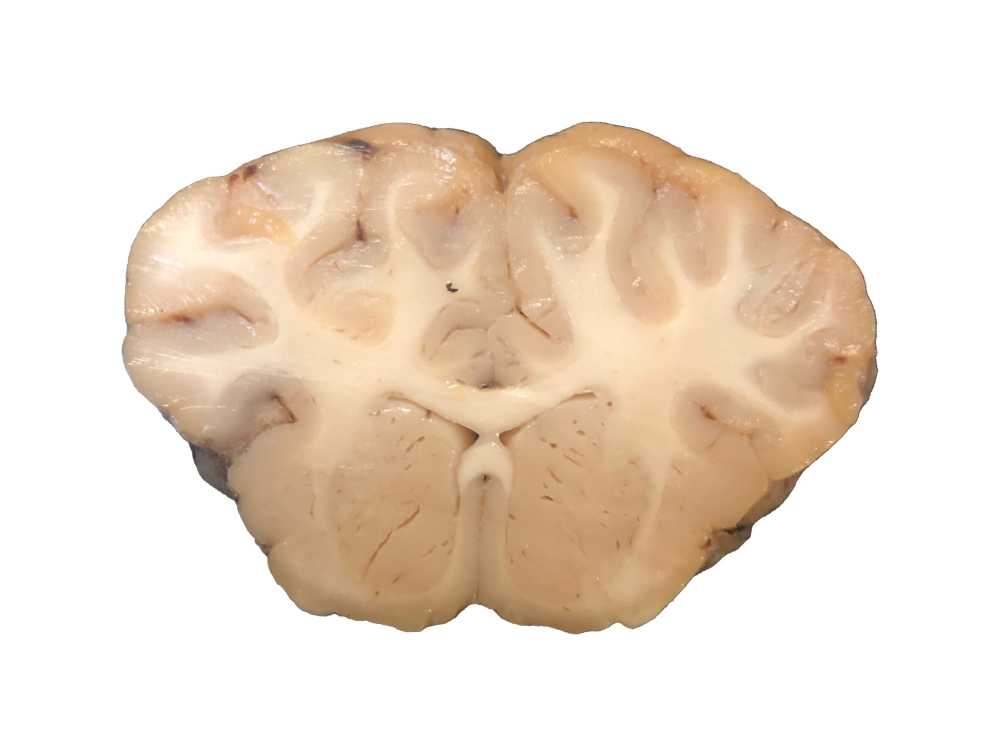
#> input picture images/clean/coronal-a.jpg, 2000 x 1512 px (shown at 1/2 size); its folder holds 4 pictures in this run
$ python prepare-plates.py
#> lines starting #> are read from the running program, lines starting #| are printed output that depends on the picture
#> pass 2 of the loop in main, `for filename, name in PLATES.items():`:
#> pass 3 of the loop in main, `for filename, name in PLATES.items():`:
#> the loop made 10 passes; the first 3 are shown
#!/usr/bin/env python3
"""
Turn background-removed specimen PNGs into atlas-ready JPEG plates.

The source PNGs carry an alpha channel with the background already masked out.
This script flattens that alpha onto white, trims to the specimen, adds a
uniform margin for label pills to sit in, and downscales to a sane web size.

Usage:
    python3 scripts/prepare-plates.py [--margin 0.16] [--max-dim 2000] [--quality 88]
"""

import argparse
import pathlib
import sys

try:
    import numpy as np
    from PIL import Image
except ImportError:
    sys.exit("Pillow and NumPy are required:  python3 -m pip install Pillow numpy")

ROOT = pathlib.Path(__file__).resolve().parent.parent
SRC = ROOT / "images" / "clean"

# Source filename -> canonical plate name (matches images/labeled/)
# NOTE: midsagittal is deliberately excluded. Its 25 marker coordinates were
# placed against the original plate, which frames the specimen edge-to-edge.
# Regenerating it here would reframe the specimen and misalign every label.
# Re-enable only if you also re-place the markers in the capture tool.
PLATES = {
    # Coronal A-E come from PNG masters named to match the printed plates.
    # Coronal F has no master: it is recovered from the atlas PDF by
    # scripts/extract-coronal-f.py, which writes images/clean/coronal-f.jpg
    # directly. Running this script does not touch that plate.
    "Coronal A.png":                "coronal-a",
    "Coronal B.png":                "coronal-b",
    "Coronal C.png":                "coronal-c",
    "Coronal D.png":                "coronal-d",
    "Coronal E.png":                "coronal-e",
    "Gross Dorsal View.png":        "dorsal",
    "Gross Lateral View.png":       "lateral",
    "Gross Posterior Internal.png": "posterior-internal",
    "Gross Ventral View.png":       "ventral",
    "Pulled Back Lateral View.png": "pulled-back-lateral",
    # "Midsagittal.png":            "midsagittal",   # see note below
}

# Degrees clockwise to rotate a plate after trimming. The dorsal photograph
# was taken rostral-up; the teaching atlas shows it rostral-right, so the
# plate is rotated to match. Coordinates in data/<view>.json are in the
# rotated frame — changing a rotation means re-placing that view's markers.
ROTATE = {
    "dorsal": 90,
}


# [44 lines left out: function prepare, not called in this run]


THUMB_W, HERO_W, THUMB_Q = 480, 1200, 80


def thumbnails(only=None):
    """Small copies for the homepage cards, and a mid-size midsagittal for the
    hero and link previews. The full plates stay for the atlas and quiz."""
    thumbs = SRC.parent / "thumbs"; hero = SRC.parent / "hero"
    thumbs.mkdir(exist_ok=True); hero.mkdir(exist_ok=True)
    made = 0
    for plate in sorted(SRC.glob("*.jpg")):
        if only and plate.stem not in only:
            continue
        im = Image.open(plate)
#> im is the input picture: PIL image 2000x1512 RGB; mean R, G, B 238.2, 224, 209.8
        s = THUMB_W / im.width
#> s = 0.24
        im.resize((THUMB_W, round(im.height * s)), Image.LANCZOS).save(
            thumbs / plate.name, "JPEG", quality=THUMB_Q, optimize=True, progressive=True)
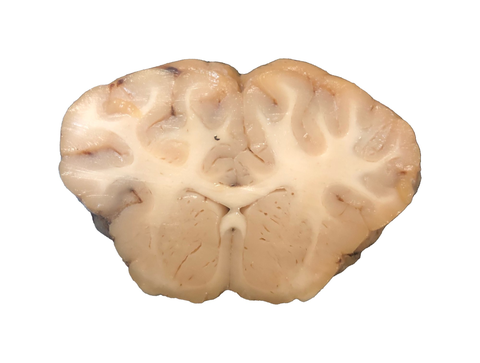
#> saved as coronal-a.jpg: PIL image 480x363 RGB; mean R, G, B 238.2, 224, 209.8
        made += 1
        if plate.stem == "midsagittal":
            s = HERO_W / im.width
            im.resize((HERO_W, round(im.height * s)), Image.LANCZOS).save(
                hero / plate.name, "JPEG", quality=84, optimize=True, progressive=True)
#> pass 2 of the loop in thumbnails, `for plate in sorted(SRC.glob("*.jpg")):`:
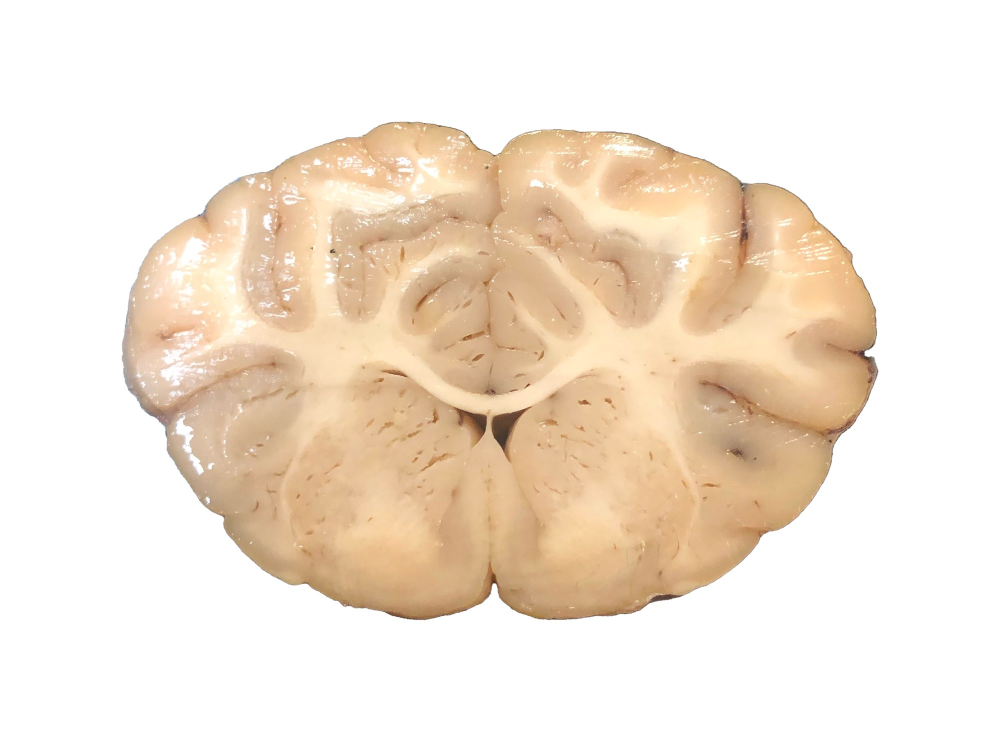
#> input picture images/clean/coronal-b.jpg, 2000 x 1484 px (shown at 1/2 size)
#> in thumbnails, im is the input picture: PIL image 2000x1484 RGB; mean R, G, B 243.2, 229.4, 214
#> in thumbnails, `im.resize((THUMB_W, round(im.height * s)), Image.LANCZOS).save( thumbs..`:
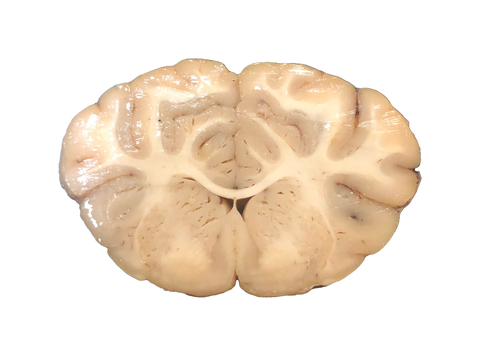
#> saved as coronal-b.jpg: PIL image 480x356 RGB; mean R, G, B 243.2, 229.4, 214
#> pass 3 of the loop in thumbnails, `for plate in sorted(SRC.glob("*.jpg")):`:
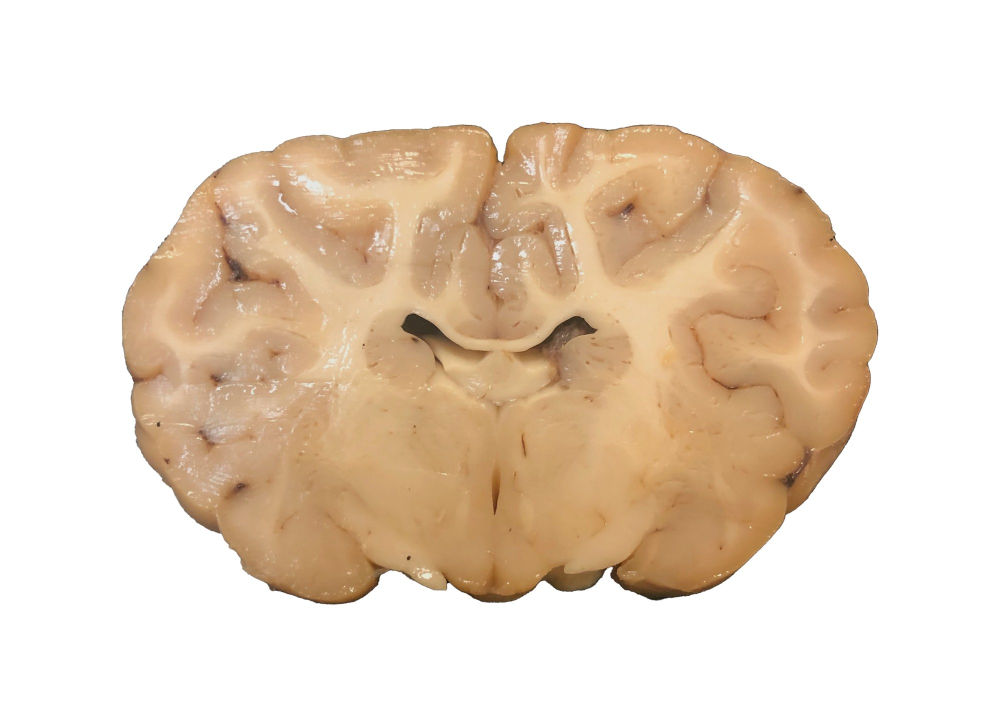
#> input picture images/clean/coronal-c.jpg, 2000 x 1453 px (shown at 1/2 size)
#> in thumbnails, im is the input picture: PIL image 2000x1453 RGB; mean R, G, B 232.6, 215.8, 197.9
#> in thumbnails, `im.resize((THUMB_W, round(im.height * s)), Image.LANCZOS).save( thumbs..`:
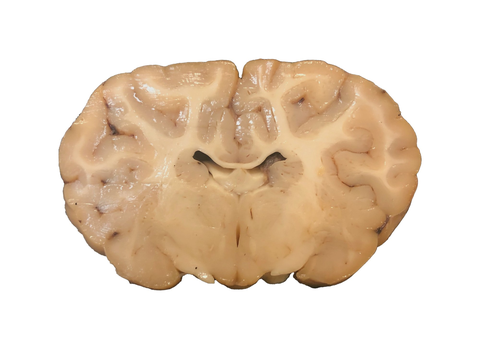
#> saved as coronal-c.jpg: PIL image 480x349 RGB; mean R, G, B 232.6, 215.8, 197.8
#> the loop made 4 passes; the first 3 are shown
    print(f"{made} thumbnails -> images/thumbs/ (and images/hero/midsagittal.jpg)")


def main():
    ap = argparse.ArgumentParser()
    ap.add_argument("--margin", type=float, default=0.16,
                    help="margin as a fraction of the long edge (default 0.16)")
    ap.add_argument("--max-dim", type=int, default=2000)
    ap.add_argument("--quality", type=int, default=88)
    ap.add_argument("--only", nargs="*", metavar="NAME",
                    help="regenerate only these plates (e.g. --only dorsal)")
    args = ap.parse_args()

    total_in = total_out = 0
    missing = []

    print(f"{'PLATE':<22} {'DIMENSIONS':<13} {'SIZE':>8}")
    print("-" * 46)

    for filename, name in PLATES.items():
        src = SRC / filename
        if args.only and name not in args.only:
            continue
        if not src.exists():
            missing.append(filename)
            continue
        dst = SRC / f"{name}.jpg"
        size, nbytes = prepare(src, dst, args.margin, args.max_dim, args.quality,
                               rotate=ROTATE.get(name, 0))
        total_in += src.stat().st_size
        total_out += nbytes
        print(f"{name:<22} {size[0]}x{size[1]:<8} {nbytes // 1024:>6} KB")

    print("-" * 46)
    thumbnails(args.only)
    print(f"{len(PLATES) - len(missing)} plates   "
          f"{total_in / 1e6:.1f} MB PNG -> {total_out / 1e6:.1f} MB JPEG")

    if missing:
        print("\nNot found:")
        for m in missing:
            print(f"  {m}")


if __name__ == "__main__":
    main()
